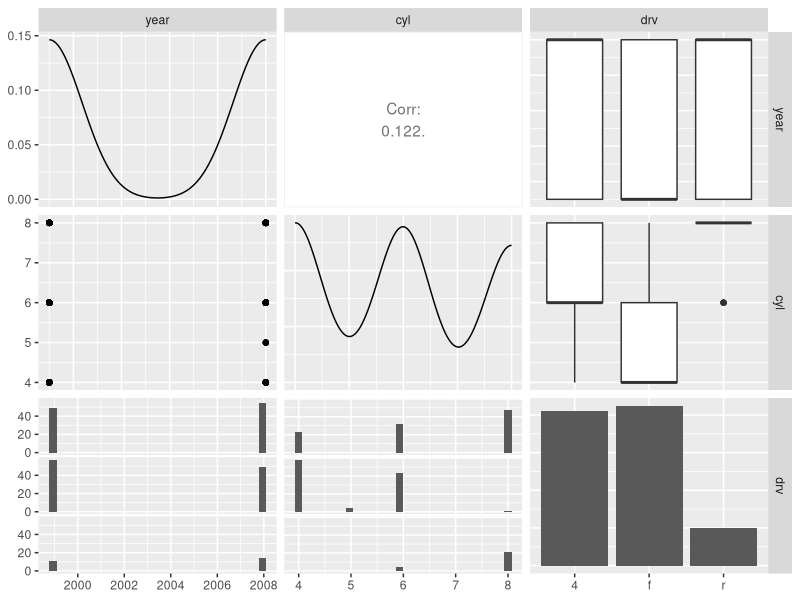
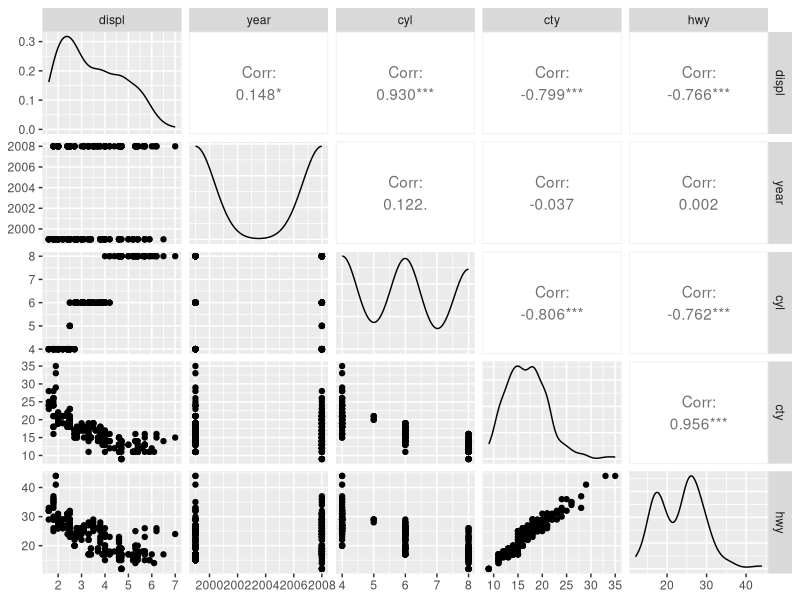
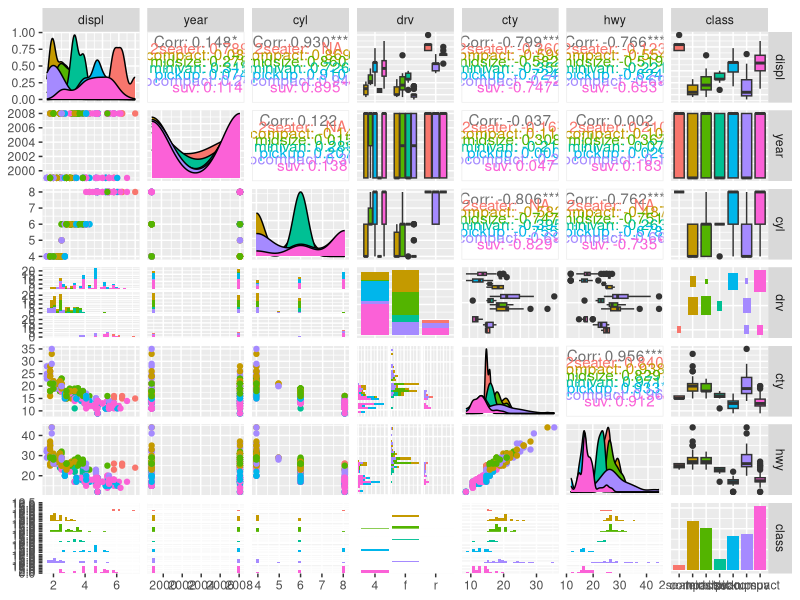
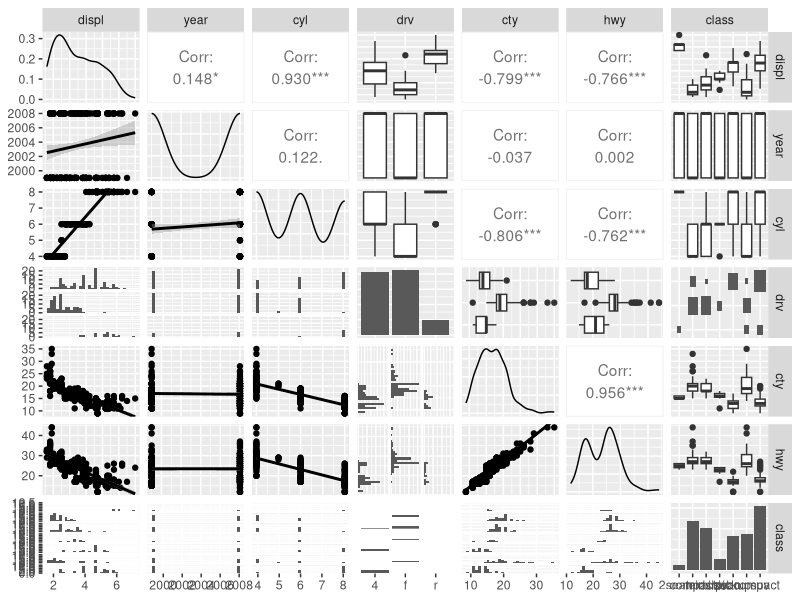
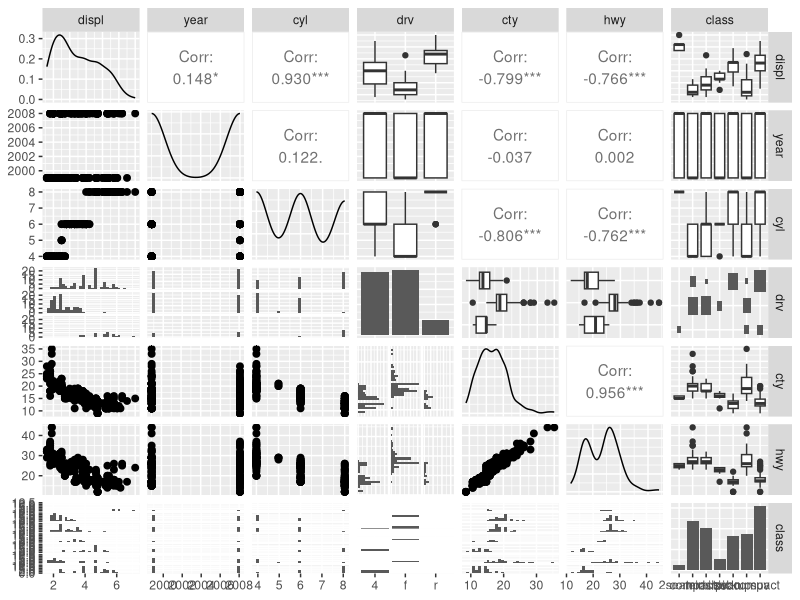

Recreate these plots in R, in order.
## ---- chunk 1
library(tidyverse)
library(GGally)
## ---- chunk 2
mpg %>%
  select(year, cyl, drv) %>%
  ggpairs
## ---- chunk 3
mpg %>%
  select_if(is.numeric) %>%
  ggpairs %>%
  print(progress = F)
## ---- chunk 4
mpg %>%
  select(displ, year, cyl, drv, cty, hwy, class) %>%
  ggpairs(., mapping = aes(color = class)) %>%
  print(progress = F)
## ---- chunk 5
mpg %>%
  select(displ, year, cyl, drv, cty, hwy, class) %>%
  ggpairs(
    .,
    lower = list(continuous = wrap("smooth"))
  ) %>%
  print(progress = F)
## ---- chunk 6
mpg %>%
  select(displ, year, cyl, drv, cty, hwy, class) %>%
  ggpairs(
    .,
    lower = list(continuous = wrap("points", size = 2))
  ) %>%
  print(progress = F)
